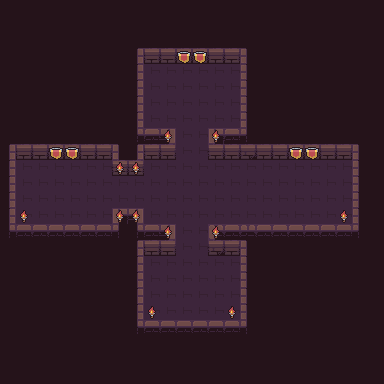

Below is a game level as drawn by its tile map, then a one-line description and the .tmx file that defines it, in full:
An orthogonal 24x24 tile map with 16x16 px tiles, 4 tile layers (bg, road, wall, fire), 3 tilesets.

<map version="1.2" tiledversion="1.3.3" orientation="orthogonal" renderorder="right-down" width="24" height="24" tilewidth="16" tileheight="16" infinite="0" nextlayerid="5" nextobjectid="1">
 <tileset firstgid="1" name="Dungeon_Tileset" tilewidth="16" tileheight="16" tilecount="100" columns="10">
  <image source="Dungeon_Tileset.png" width="160" height="160" />
 </tileset>
 <tileset firstgid="101" name="flag" tilewidth="16" tileheight="16" tilecount="4" columns="4">
  <image source="flag.png" width="64" height="16" />
  <tile id="0">
   <animation>
    <frame tileid="3" duration="200" />
    <frame tileid="2" duration="200" />
    <frame tileid="1" duration="200" />
    <frame tileid="0" duration="200" />
   </animation>
  </tile>
 </tileset>
 <tileset firstgid="105" name="torch" tilewidth="16" tileheight="16" tilecount="4" columns="4">
  <image source="torch.png" width="64" height="16" />
  <tile id="0">
   <animation>
    <frame tileid="3" duration="200" />
    <frame tileid="2" duration="200" />
    <frame tileid="1" duration="200" />
    <frame tileid="0" duration="200" />
   </animation>
  </tile>
 </tileset>
 <layer id="1" name="bg" width="24" height="24">
  <data encoding="csv">
79,79,79,79,79,79,79,79,79,79,79,79,79,79,79,79,79,79,79,79,79,79,79,79,
79,79,79,79,79,79,79,79,79,79,79,79,79,79,79,79,79,79,79,79,79,79,79,79,
79,79,79,79,79,79,79,79,79,79,79,79,79,79,79,79,79,79,79,79,79,79,79,79,
79,79,79,79,79,79,79,79,79,79,79,79,79,79,79,79,79,79,79,79,79,79,79,79,
79,79,79,79,79,79,79,79,79,79,79,79,79,79,79,79,79,79,79,79,79,79,79,79,
79,79,79,79,79,79,79,79,79,79,79,79,79,79,79,79,79,79,79,79,79,79,79,79,
79,79,79,79,79,79,79,79,79,79,79,79,79,79,79,79,79,79,79,79,79,79,79,79,
79,79,79,79,79,79,79,79,79,79,79,79,79,79,79,79,79,79,79,79,79,79,79,79,
79,79,79,79,79,79,79,79,79,79,79,79,79,79,79,79,79,79,79,79,79,79,79,79,
79,79,79,79,79,79,79,79,79,79,79,79,79,79,79,79,79,79,79,79,79,79,79,79,
79,79,79,79,79,79,79,79,79,79,79,79,79,79,79,79,79,79,79,79,79,79,79,79,
79,79,79,79,79,79,79,79,79,79,79,79,79,79,79,79,79,79,79,79,79,79,79,79,
79,79,79,79,79,79,79,79,79,79,79,79,79,79,79,79,79,79,79,79,79,79,79,79,
79,79,79,79,79,79,79,79,79,79,79,79,79,79,79,79,79,79,79,79,79,79,79,79,
79,79,79,79,79,79,79,79,79,79,79,79,79,79,79,79,79,79,79,79,79,79,79,79,
79,79,79,79,79,79,79,79,79,79,79,79,79,79,79,79,79,79,79,79,79,79,79,79,
79,79,79,79,79,79,79,79,79,79,79,79,79,79,79,79,79,79,79,79,79,79,79,79,
79,79,79,79,79,79,79,79,79,79,79,79,79,79,79,79,79,79,79,79,79,79,79,79,
79,79,79,79,79,79,79,79,79,79,79,79,79,79,79,79,79,79,79,79,79,79,79,79,
79,79,79,79,79,79,79,79,79,79,79,79,79,79,79,79,79,79,79,79,79,79,79,79,
79,79,79,79,79,79,79,79,79,79,79,79,79,79,79,79,79,79,79,79,79,79,79,79,
79,79,79,79,79,79,79,79,79,79,79,79,79,79,79,79,79,79,79,79,79,79,79,79,
79,79,79,79,79,79,79,79,79,79,79,79,79,79,79,79,79,79,79,79,79,79,79,79,
79,79,79,79,79,79,79,79,79,79,79,79,79,79,79,79,79,79,79,79,79,79,79,79
</data>
 </layer>
 <layer id="3" name="road" width="24" height="24">
  <data encoding="csv">
0,0,0,0,0,0,0,0,0,0,0,0,0,0,0,0,0,0,0,0,0,0,0,0,
0,0,0,0,0,0,0,0,0,0,0,0,0,0,0,0,0,0,0,0,0,0,0,0,
0,0,0,0,0,0,0,0,0,0,0,0,0,0,0,0,0,0,0,0,0,0,0,0,
0,0,0,0,0,0,0,0,0,0,0,0,0,0,0,0,0,0,0,0,0,0,0,0,
0,0,0,0,0,0,0,0,0,18,18,18,18,18,18,0,0,0,0,0,0,0,0,0,
0,0,0,0,0,0,0,0,0,18,18,18,18,18,18,0,0,0,0,0,0,0,0,0,
0,0,0,0,0,0,0,0,0,18,18,18,18,18,18,0,0,0,0,0,0,0,0,0,
0,0,0,0,0,0,0,0,0,18,18,18,18,18,18,0,0,0,0,0,0,0,0,0,
0,0,0,0,0,0,0,0,0,0,0,18,18,0,0,0,0,0,0,0,0,0,0,0,
0,0,0,0,0,0,0,0,0,0,0,18,18,0,0,0,0,0,0,0,0,0,0,0,
0,18,18,18,18,18,18,0,0,18,18,18,18,18,18,18,18,18,18,18,18,18,0,0,
0,18,18,18,18,18,18,18,18,18,18,18,18,18,18,18,18,18,18,18,18,18,0,0,
0,18,18,18,18,18,18,18,18,18,18,18,18,18,18,18,18,18,18,18,18,18,0,0,
0,18,18,18,18,18,18,0,0,18,18,18,18,18,18,18,18,18,18,18,18,18,0,0,
0,0,0,0,0,0,0,0,0,0,0,18,18,0,0,0,0,0,0,0,0,0,0,0,
0,0,0,0,0,0,0,0,0,0,0,18,18,0,0,0,0,0,0,0,0,0,0,0,
0,0,0,0,0,0,0,0,0,18,18,18,18,18,18,0,0,0,0,0,0,0,0,0,
0,0,0,0,0,0,0,0,0,18,18,18,18,18,18,0,0,0,0,0,0,0,0,0,
0,0,0,0,0,0,0,0,0,18,18,18,18,18,18,0,0,0,0,0,0,0,0,0,
0,0,0,0,0,0,0,0,0,18,18,18,18,18,18,0,0,0,0,0,0,0,0,0,
0,0,0,0,0,0,0,0,0,0,0,0,0,0,0,0,0,0,0,0,0,0,0,0,
0,0,0,0,0,0,0,0,0,0,0,0,0,0,0,0,0,0,0,0,0,0,0,0,
0,0,0,0,0,0,0,0,0,0,0,0,0,0,0,0,0,0,0,0,0,0,0,0,
0,0,0,0,0,0,0,0,0,0,0,0,0,0,0,0,0,0,0,0,0,0,0,0
</data>
 </layer>
 <layer id="2" name="wall" width="24" height="24">
  <data encoding="csv">
0,0,0,0,0,0,0,0,0,0,0,0,0,0,0,0,0,0,0,0,0,0,0,0,
0,0,0,0,0,0,0,0,0,0,0,0,0,0,0,0,0,0,0,0,0,0,0,0,
0,0,0,0,0,0,0,0,0,0,0,0,0,0,0,0,0,0,0,0,0,0,0,0,
0,0,0,0,0,0,0,0,1,2,2,2,2,2,2,6,0,0,0,0,0,0,0,0,
0,0,0,0,0,0,0,0,1,0,0,0,0,0,0,6,0,0,0,0,0,0,0,0,
0,0,0,0,0,0,0,0,1,0,0,0,0,0,0,6,0,0,0,0,0,0,0,0,
0,0,0,0,0,0,0,0,1,0,0,0,0,0,0,6,0,0,0,0,0,0,0,0,
0,0,0,0,0,0,0,0,1,0,0,0,0,0,0,6,0,0,0,0,0,0,0,0,
0,0,0,0,0,0,0,0,41,42,54,0,0,51,42,46,0,0,0,0,0,0,0,0,
1,2,2,2,2,2,2,6,1,2,2,0,0,2,2,4,2,2,2,2,2,2,6,0,
1,0,0,0,0,0,0,2,2,0,0,0,0,0,0,0,0,0,0,0,0,0,6,0,
1,0,0,0,0,0,0,0,0,0,0,0,0,0,0,0,0,0,0,0,0,0,6,0,
1,0,0,0,0,0,0,0,0,0,0,0,0,0,0,0,0,0,0,0,0,0,6,0,
1,0,0,0,0,0,0,51,54,0,0,0,0,0,0,0,0,0,0,0,0,0,6,0,
41,42,42,42,42,42,42,46,41,42,54,0,0,55,42,44,42,42,42,42,42,42,46,0,
0,0,0,0,0,0,0,0,1,2,2,0,0,4,2,6,0,0,0,0,0,0,0,0,
0,0,0,0,0,0,0,0,1,0,0,0,0,0,0,6,0,0,0,0,0,0,0,0,
0,0,0,0,0,0,0,0,1,0,0,0,0,0,0,6,0,0,0,0,0,0,0,0,
0,0,0,0,0,0,0,0,1,0,0,0,0,0,0,6,0,0,0,0,0,0,0,0,
0,0,0,0,0,0,0,0,1,0,0,0,0,0,0,6,0,0,0,0,0,0,0,0,
0,0,0,0,0,0,0,0,41,42,42,42,42,42,42,46,0,0,0,0,0,0,0,0,
0,0,0,0,0,0,0,0,0,0,0,0,0,0,0,0,0,0,0,0,0,0,0,0,
0,0,0,0,0,0,0,0,0,0,0,0,0,0,0,0,0,0,0,0,0,0,0,0,
0,0,0,0,0,0,0,0,0,0,0,0,0,0,0,0,0,0,0,0,0,0,0,0
</data>
 </layer>
 <layer id="4" name="fire" width="24" height="24">
  <data encoding="csv">
0,0,0,0,0,0,0,0,0,0,0,0,0,0,0,0,0,0,0,0,0,0,0,0,
0,0,0,0,0,0,0,0,0,0,0,0,0,0,0,0,0,0,0,0,0,0,0,0,
0,0,0,0,0,0,0,0,0,0,0,0,0,0,0,0,0,0,0,0,0,0,0,0,
0,0,0,0,0,0,0,0,0,0,0,101,101,0,0,0,0,0,0,0,0,0,0,0,
0,0,0,0,0,0,0,0,0,0,0,0,0,0,0,0,0,0,0,0,0,0,0,0,
0,0,0,0,0,0,0,0,0,0,0,0,0,0,0,0,0,0,0,0,0,0,0,0,
0,0,0,0,0,0,0,0,0,0,0,0,0,0,0,0,0,0,0,0,0,0,0,0,
0,0,0,0,0,0,0,0,0,0,0,0,0,0,0,0,0,0,0,0,0,0,0,0,
0,0,0,0,0,0,0,0,0,0,105,0,0,105,0,0,0,0,0,0,0,0,0,0,
0,0,0,101,101,0,0,0,0,0,0,0,0,0,0,0,0,0,101,101,0,0,0,0,
0,0,0,0,0,0,0,105,105,0,0,0,0,0,0,0,0,0,0,0,0,0,0,0,
0,0,0,0,0,0,0,0,0,0,0,0,0,0,0,0,0,0,0,0,0,0,0,0,
0,0,0,0,0,0,0,0,0,0,0,0,0,0,0,0,0,0,0,0,0,0,0,0,
0,105,0,0,0,0,0,105,105,0,0,0,0,0,0,0,0,0,0,0,0,105,0,0,
0,0,0,0,0,0,0,0,0,0,105,0,0,105,0,0,0,0,0,0,0,0,0,0,
0,0,0,0,0,0,0,0,0,0,0,0,0,0,0,0,0,0,0,0,0,0,0,0,
0,0,0,0,0,0,0,0,0,0,0,0,0,0,0,0,0,0,0,0,0,0,0,0,
0,0,0,0,0,0,0,0,0,0,0,0,0,0,0,0,0,0,0,0,0,0,0,0,
0,0,0,0,0,0,0,0,0,0,0,0,0,0,0,0,0,0,0,0,0,0,0,0,
0,0,0,0,0,0,0,0,0,105,0,0,0,0,105,0,0,0,0,0,0,0,0,0,
0,0,0,0,0,0,0,0,0,0,0,0,0,0,0,0,0,0,0,0,0,0,0,0,
0,0,0,0,0,0,0,0,0,0,0,0,0,0,0,0,0,0,0,0,0,0,0,0,
0,0,0,0,0,0,0,0,0,0,0,0,0,0,0,0,0,0,0,0,0,0,0,0,
0,0,0,0,0,0,0,0,0,0,0,0,0,0,0,0,0,0,0,0,0,0,0,0
</data>
 </layer>
</map>
